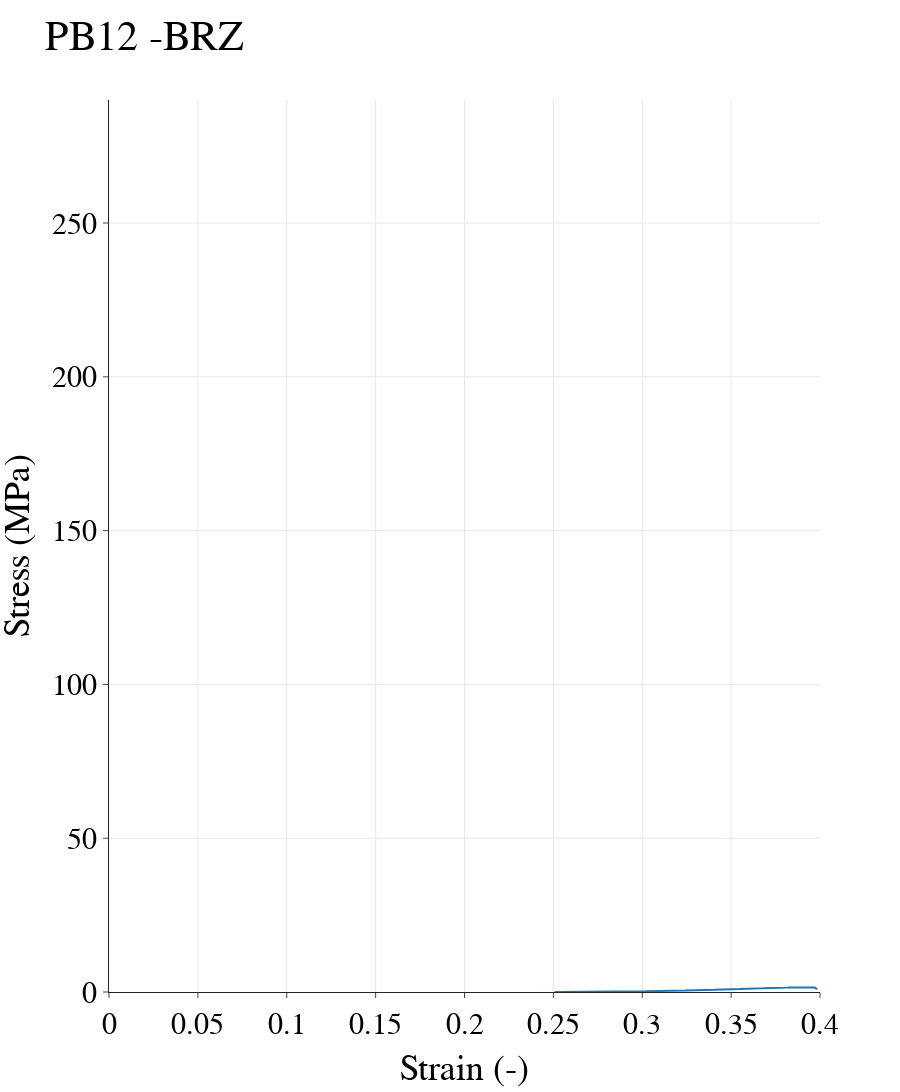

Notebook code for this chart:
### Code cell
# ### PLOTTING
# ## Plot the data
fig = go.Figure()
fig.add_trace(go.Scatter(x=strain1, y=stress1))

# fig.add_annotation(x=x, y=y,
#             text="Strain={:.4f}, Stress={:.4f}".format(x, y),
#             showarrow=True,
#             xanchor="right",
#             arrowhead=1)

# fig.add_annotation(x=x, y=0,
#             text=TensileS,
#             showarrow=False,
#             arrowhead=1)

fig.update_layout(
    yaxis=dict(range=[0, 290]),
    xaxis=dict(range=[0, 0.4]), 
    template="simple_white", autosize=False, width=900, height=1100,
    title="PB12 -BRZ",
    xaxis_title="Strain (-)",
    yaxis_title="Stress (MPa)",
    font=dict(
        family="New Times Roman",
        size=30,
        color="Black"
    ),
    legend=dict(title=None, orientation='h', y=1, yanchor="bottom", x=1, xanchor="right", font=dict(size = 16), bordercolor='black', borderwidth=1)
)

fig.update_yaxes(showgrid=True)
fig.update_xaxes(showgrid=True)

fig.show()
# plt.plot(strain1, stress1, color='black')

# ### Plot text, box, arrow and dot
# text= "x={:.4f}, y={:.4f}".format(x, y)                                                                  # Create the text for the peak

# bbox_props = dict(boxstyle="square,pad=0.3", fc="w", ec="k", lw=0.72)

# arrowprops=dict(arrowstyle="->",connectionstyle="angle,angleA=90,angleB=0")

# kw = dict(xycoords='data',textcoords="axes fraction",
#               arrowprops=arrowprops, bbox=bbox_props, ha="right", va="center")

# plt.annotate(text, xy=(x, y), xytext=(0.8,0.95), **kw)


# ## Plot the dot
# plt.plot(x, y, marker="o", markersize=4, markeredgecolor="b", markerfacecolor="b")


# plt.title('PB7_BRZ Test')
# plt.xlabel('Average LVDTs [-]')
# plt.ylabel('Load 50 [kN]')

# plt.text(0.16, 0.02, TensileS, {'color': 'C0', 'fontsize': 8})

# plt.show()

### Figure 1 — Plotly figure (JSON) as saved in the notebook; plotly's stock layout.template omitted (floating-point values rounded to 4 significant figures; data arrays with more than 128 entries replaced by an {"elided": "..."} marker saying what was removed)
{"data": [{"type": "scatter", "x": {"elided": "3016 float values"}, "y": {"elided": "3016 float values"}}], "layout": {"autosize": false, "font": {"color": "Black", "family": "New Times Roman", "size": 30}, "height": 1100, "legend": {"bordercolor": "black", "borderwidth": 1, "font": {"size": 16}, "orientation": "h", "title": {}, "x": 1, "xanchor": "right", "y": 1, "yanchor": "bottom"}, "title": {"text": "PB12 -BRZ"}, "width": 900, "xaxis": {"range": [0, 0.4], "showgrid": true, "title": {"text": "Strain (-)"}}, "yaxis": {"range": [0, 290], "showgrid": true, "title": {"text": "Stress (MPa)"}}}}
